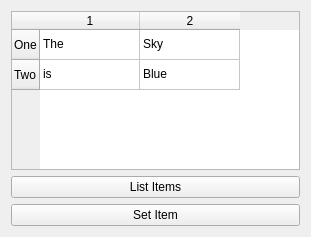
<?xml version="1.0" encoding="UTF-8"?>
<ui version="4.0">
 <class>Widget</class>
 <widget class="QWidget" name="Widget">
  <property name="geometry">
   <rect>
    <x>0</x>
    <y>0</y>
    <width>311</width>
    <height>237</height>
   </rect>
  </property>
  <property name="windowTitle">
   <string>Widget</string>
  </property>
  <layout class="QVBoxLayout" name="verticalLayout">
   <item>
    <widget class="QTableWidget" name="tableWidget">
     <row>
      <property name="text">
       <string>One</string>
      </property>
     </row>
     <row>
      <property name="text">
       <string>Two</string>
      </property>
     </row>
     <column/>
     <column/>
     <item row="0" column="0">
      <property name="text">
       <string>The</string>
      </property>
     </item>
     <item row="0" column="1">
      <property name="text">
       <string>Sky</string>
      </property>
     </item>
     <item row="1" column="0">
      <property name="text">
       <string>is</string>
      </property>
     </item>
     <item row="1" column="1">
      <property name="text">
       <string>Blue</string>
      </property>
     </item>
    </widget>
   </item>
   <item>
    <widget class="QPushButton" name="listItemsButton">
     <property name="text">
      <string>List Items</string>
     </property>
    </widget>
   </item>
   <item>
    <widget class="QPushButton" name="setItemButton">
     <property name="text">
      <string>Set Item</string>
     </property>
    </widget>
   </item>
  </layout>
 </widget>
 <resources/>
 <connections/>
</ui>
